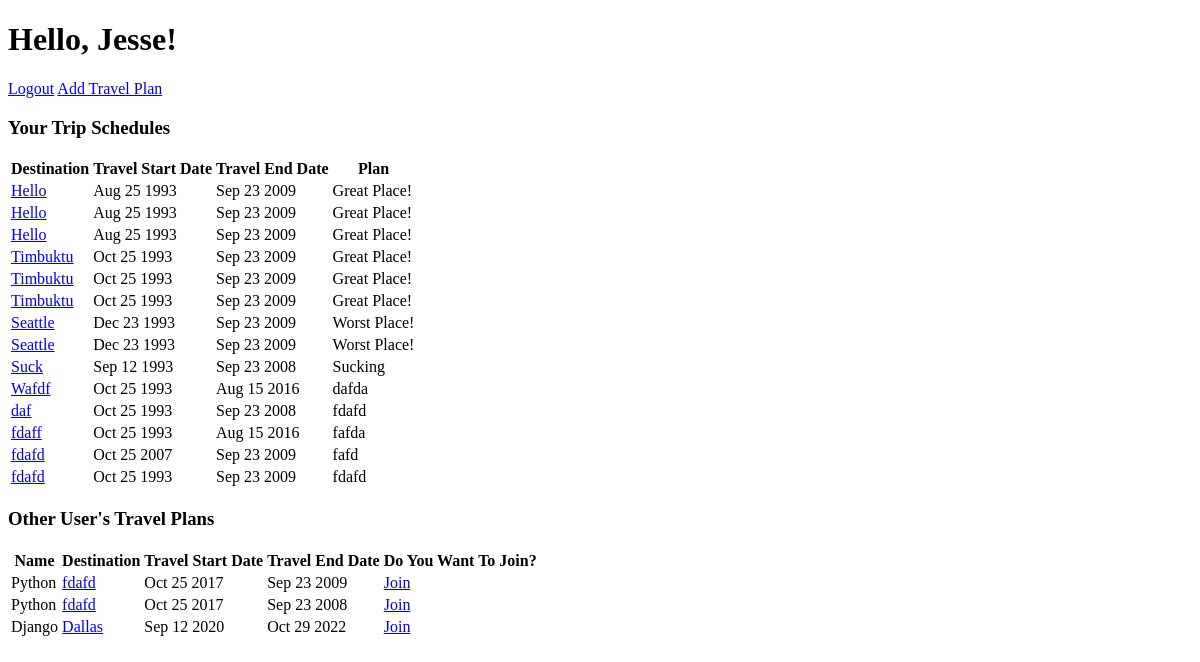
The app's page /travels/ (signed in), older data.
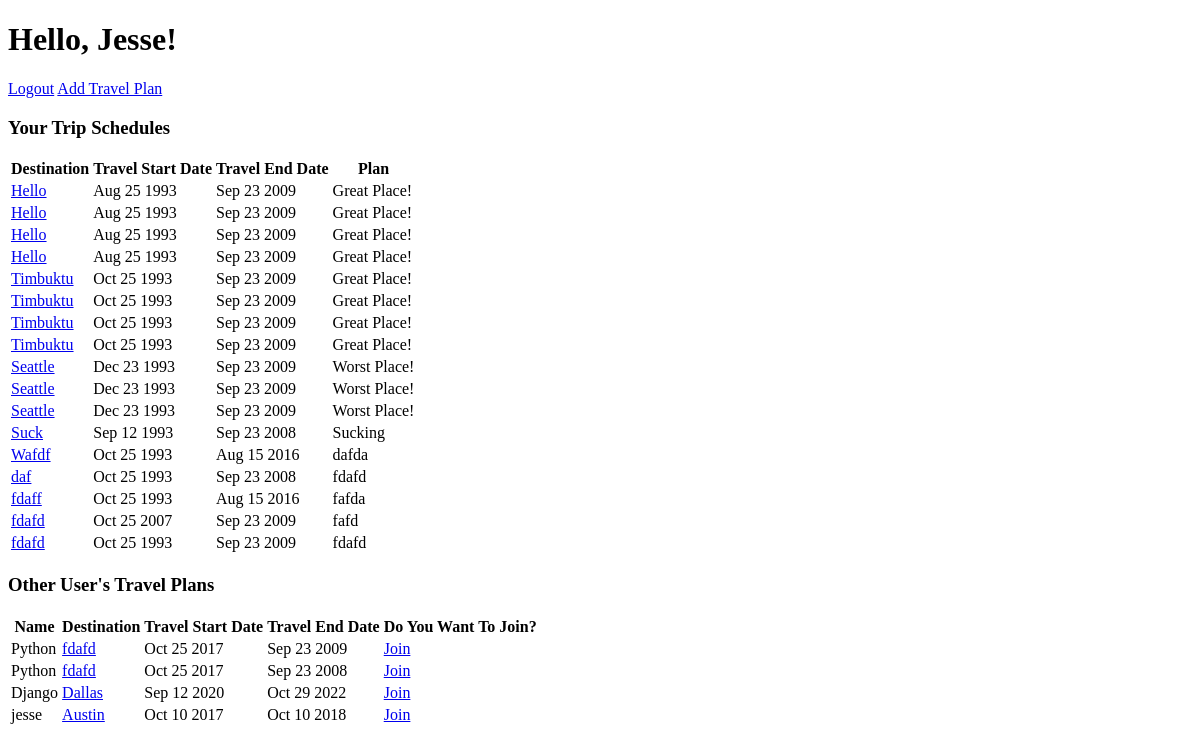
The same page, newer data.
### apps/users/models.py (models this page shows)
class UserProfile(models.Model):
	user = models.OneToOneField(User)
	name = models.CharField(max_length=100)

### apps/travels/models.py (models this page shows)
class Plan(models.Model):
	destination = models.CharField(max_length=90)
	description = models.TextField()
	date_from = models.DateTimeField()
	date_to = models.DateTimeField()
	created_by_user = models.ForeignKey(User, related_name='created_by_user')
	joined_users = models.ManyToManyField(User, related_name='joined_users')
	class Meta:
		db_table = 'plans'

### apps/travels/views.py (the view)
class Dashboard(View):
	def get(self, request):
		myplans = Plan.objects.filter(Q(created_by_user=request.user.id) | Q(joined_users=request.user.id))
		otherplans = Plan.objects.exclude(Q(created_by_user=request.user.id) | Q(joined_users=request.user.id))
		context = {
			'myplans': myplans,
			'otherplans': otherplans,
		}
		return render(request, 'travels/dashboard.html', context)

### apps/travels/templates/travels/dashboard.html (shortened to what this page needs)
<!DOCTYPE html>
<html>
<head>
</head>
<body>
<h1>Hello, {{user.profile.name}}!</h1>
<a href="{% url 'users-logout' %}">Logout</a>
<a href="{% url 'travels-add' %}">Add Travel Plan</a>
<h3>Your Trip Schedules</h3>
<table>
	<tr>
		<th>Destination</th>
		<th>Travel Start Date</th>
		<th>Travel End Date</th>
		<th>Plan</th>
	</tr>
		{% for plan in myplans %}
	<tr>
			<td><a href="{% url 'travels-show' plan.id %}">{{plan.destination}}</a></td>
			<td>{{plan.date_from|date:'M d Y'}}</td>
			<td>{{plan.date_to|date:'M d Y'}}</td>
			<td>{{plan.description}}</td>
		{% endfor %}
	</tr>
<table>
<h3>Other User's Travel Plans</h3>
	<tr>
		<th>Name</th>
		<th>Destination</th>
		<th>Travel Start Date</th>
		<th>Travel End Date</th>
		<th>Do You Want To Join?</th>
	</tr>
		{% for plan in otherplans %}
			{% if plan.created_by_user.id != user.id %}
				<tr>
				<td>{{plan.created_by_user.profile.name}}</td>
				<td><a href="{% url 'travels-show' plan.id %}">{{plan.destination}}</a></td>
				<td>{{plan.date_from|date:'M d Y'}}</td>
				<td>{{plan.date_to|date:'M d Y'}}</td>
				<td><a href="{% url 'travels-join' plan.id %}">Join</a></td>
			{% endif %}
		{% endfor %}
	</tr>
</table>
</body>
</html>

Row changes from the older to the newer data that the page shows:
now on one of the page's lists (row unchanged): Plan: destination "Hello", date_from "Aug 25 1993", date_to "Sep 23 2009", description "Great Place!"
now on one of the page's lists (row unchanged): Plan: destination "Timbuktu", date_from "Oct 25 1993", date_to "Sep 23 2009", description "Great Place!"
now on one of the page's lists (row unchanged): Plan: destination "Seattle", date_from "Dec 23 1993", date_to "Sep 23 2009", description "Worst Place!"
added Plan: created_by_user.profile.name "jesse", destination "Austin", date_from "Oct 10 2017", date_to "Oct 10 2018", shown under "Other User's Travel Plans"
